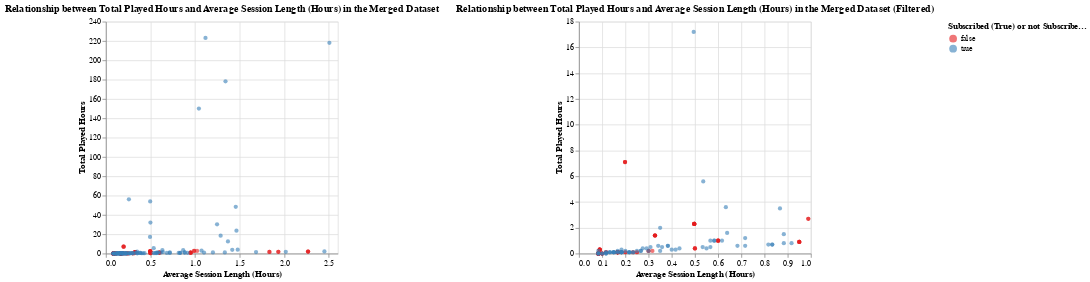

The cell this chart's notebook holds for it:
### Markdown cell above
## Exploratory Analysis

### Code cell
# Filtering the upsampled data to address outliers, and prepare the data for a more interpretable visualisation.
filtered_data = upsampled_merged[
    (upsampled_merged["session_length_hours"] <= 1.0) &
    (upsampled_merged["played_hours"] <= 20)]

# Generating a visualisation for the upsampled data, plotting 'session_length_hours' against 'played_hours'.

players_sessions_plot_2 = alt.Chart(upsampled_merged, title='Relationship between Total Played Hours and Average Session Length (Hours) in the Merged Dataset').mark_circle(opacity=0.6).encode(
    x=alt.X("session_length_hours").title('Average Session Length (Hours)').scale(zero=False),
    y=alt.Y("played_hours").title('Total Played Hours').scale(zero=False),
    color = alt.Color("subscribe", title = 'Subscribed (True) or not Subscribed (False)', scale = alt.Scale(scheme="set1")),
    tooltip=["session_length_hours", "played_hours"])

# Generating a visualisation for the filtered upsampled data, plotting 'session_length_hours' against 'played_hours'.
players_sessions_plot_2_filtered = alt.Chart(filtered_data, title='Relationship between Total Played Hours and Average Session Length (Hours) in the Merged Dataset (Filtered)').mark_circle(opacity=0.6).encode(
    x=alt.X("session_length_hours").title('Average Session Length (Hours)').scale(zero=False),
    y=alt.Y("played_hours").title('Total Played Hours').scale(zero=False),
    color = alt.Color("subscribe", title = 'Subscribed (True) or not Subscribed (False)', scale = alt.Scale(scheme="set1")),
    tooltip=["session_length_hours", "played_hours"])

players_sessions_plot_2 | players_sessions_plot_2_filtered

### Figure 1 — Vega-Lite specification as saved in the notebook (floating-point values rounded to 4 significant figures; data arrays with more than 128 entries replaced by an {"elided": "..."} marker saying what was removed)
{"config": {"view": {"continuousWidth": 300, "continuousHeight": 300}}, "hconcat": [{"data": {"name": "data-9f18be77cd433be658aaad9459950db9"}, "mark": {"type": "circle", "opacity": 0.6}, "encoding": {"color": {"field": "subscribe", "scale": {"scheme": "set1"}, "title": "Subscribed (True) or not Subscribed (False)", "type": "nominal"}, "tooltip": [{"field": "session_length_hours", "type": "quantitative"}, {"field": "played_hours", "type": "quantitative"}], "x": {"field": "session_length_hours", "scale": {"zero": false}, "title": "Average Session Length (Hours)", "type": "quantitative"}, "y": {"field": "played_hours", "scale": {"zero": false}, "title": "Total Played Hours", "type": "quantitative"}}, "title": "Relationship between Total Played Hours and Average Session Length (Hours) in the Merged Dataset"}, {"data": {"name": "data-33956fe8a0b56a74de6c4034a5644022"}, "mark": {"type": "circle", "opacity": 0.6}, "encoding": {"color": {"field": "subscribe", "scale": {"scheme": "set1"}, "title": "Subscribed (True) or not Subscribed (False)", "type": "nominal"}, "tooltip": [{"field": "session_length_hours", "type": "quantitative"}, {"field": "played_hours", "type": "quantitative"}], "x": {"field": "session_length_hours", "scale": {"zero": false}, "title": "Average Session Length (Hours)", "type": "quantitative"}, "y": {"field": "played_hours", "scale": {"zero": false}, "title": "Total Played Hours", "type": "quantitative"}}, "title": "Relationship between Total Played Hours and Average Session Length (Hours) in the Merged Dataset (Filtered)"}], "$schema": "https://vega.github.io/schema/vega-lite/v5.20.1.json", "datasets": {"data-9f18be77cd433be658aaad9459950db9": {"elided": "186 records"}, "data-33956fe8a0b56a74de6c4034a5644022": {"elided": "157 records"}}}
